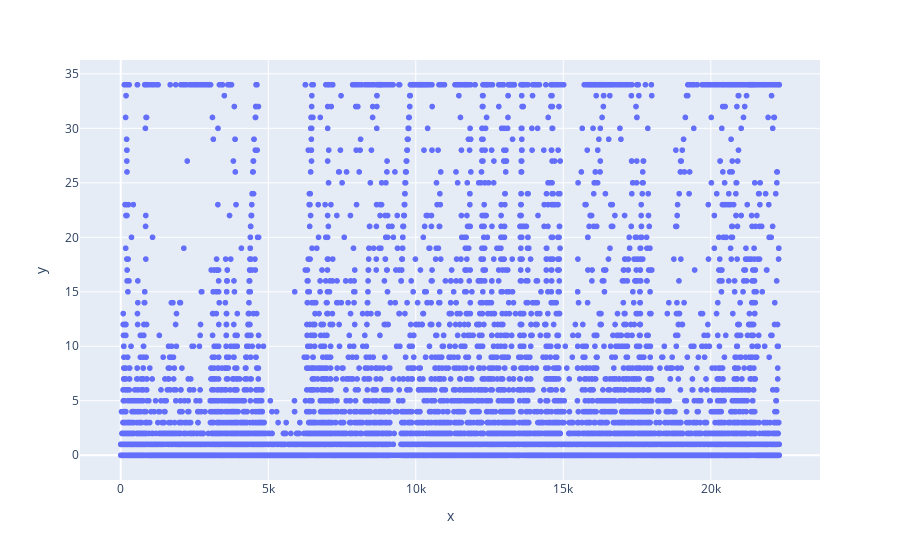

Notebook cell for this chart:
### Code cell
import plotly.express as px
fig = px.scatter(x=data_raw['time'].index, y=data_raw['time'])
fig.show()

### Figure 1 — Plotly figure (JSON) as saved in the notebook; plotly's stock layout.template omitted (floating-point values rounded to 4 significant figures; data arrays with more than 128 entries replaced by an {"elided": "..."} marker saying what was removed)
{"data": [{"hovertemplate": "x=%{x}<br>y=%{y}<extra></extra>", "legendgroup": "", "marker": {"color": "#636efa", "symbol": "circle"}, "mode": "markers", "name": "", "showlegend": false, "type": "scattergl", "x": {"elided": "21990 int values"}, "xaxis": "x", "y": {"elided": "21990 int values"}, "yaxis": "y"}], "layout": {"legend": {"tracegroupgap": 0}, "margin": {"t": 60}, "xaxis": {"anchor": "y", "domain": [0, 1], "title": {"text": "x"}}, "yaxis": {"anchor": "x", "domain": [0, 1], "title": {"text": "y"}}}}
